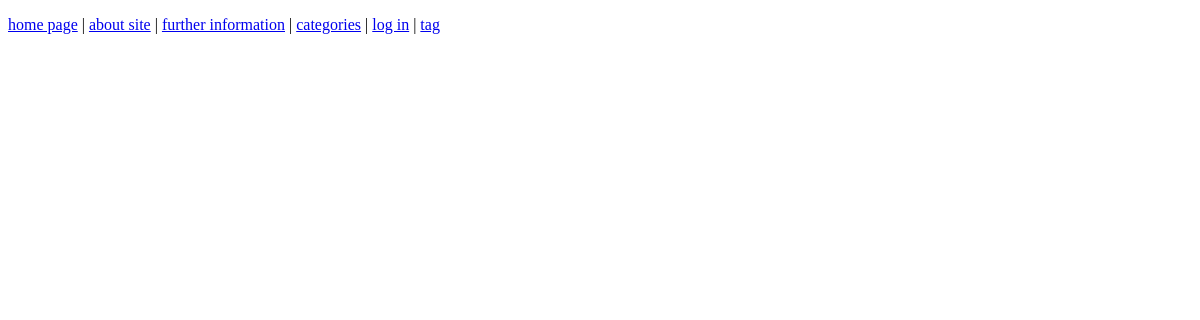
The page /tag/ on the database as committed earlier.
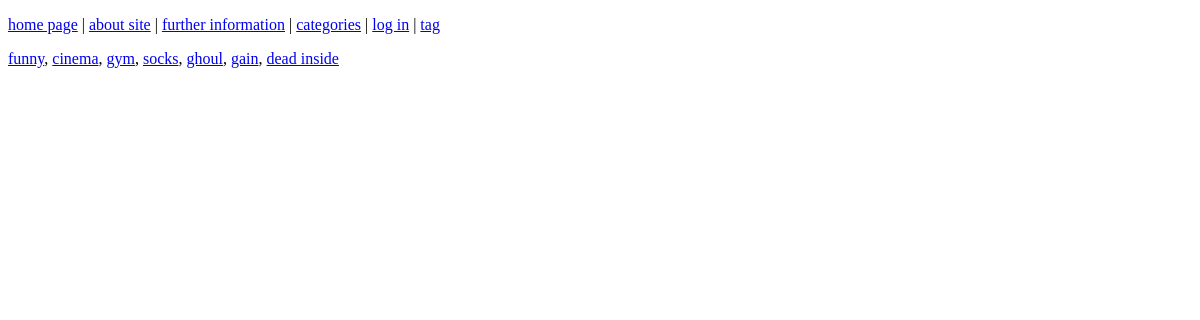
The same page on the database as committed later.
### fbcat/models.py (models this page shows, shortened)
class TagPost(models.Model):
    name = models.CharField(max_length=255, db_index=True)
    slug = models.SlugField(max_length=255, unique=True, db_index=True)
    def get_absolute_url(self):
        return reverse("tag_slug_path", kwargs={"tag_slug":self.slug})

### fbcat/views.py (the view)
# urls.py: path('tag/', tag, name='tag_path'),
def tag(request):
    context={
        "title":"tags",
        "tag_db":tag_db,
    }
    return render(request, "fbcat/tag.html", context=context)

### fbcat/templatetags/fbcat_tag.py (called while the page is built)
@register.simple_tag(name='db_fb')
def db_fb():
    return views.db_fb

### fbcat/templates/fbcat/tag.html (shortened to what this page needs)
{% load static %}
<!DOCTYPE html>
<html lang="en">
<head>
    <link type="text/css" rel="stylesheet" href="{% static 'fbcat/css/fbcss.css' %}">
</head>
<body>
{% include 'fbcat/includes/hyperlinks.html' %}
<p>
{% for i in tag_db %}
<a href="{{ i.get_absolute_url }}">{{ i.name }}</a>{% if not forloop.last %}, {% endif %}
{% endfor %}
</p>
</body>
</html>

### fbcat/templates/fbcat/includes/hyperlinks.html
{% load fbcat_tag %}
{% db_fb as db_fb %}
<p>
{% for i in db_fb %}
    <a href="{% url i.url %}">{{ i.title }}</a>
{% if not forloop.last %}
|
{% endif %}
{% endfor %}
</p>

Rows that differ between the two databases and show on the page:
added TagPost: name "funny"
added TagPost: name "cinema"
added TagPost: name "gym"
added TagPost: name "socks"
added TagPost: name "ghoul"
added TagPost: name "gain"
added TagPost: name "dead inside"
